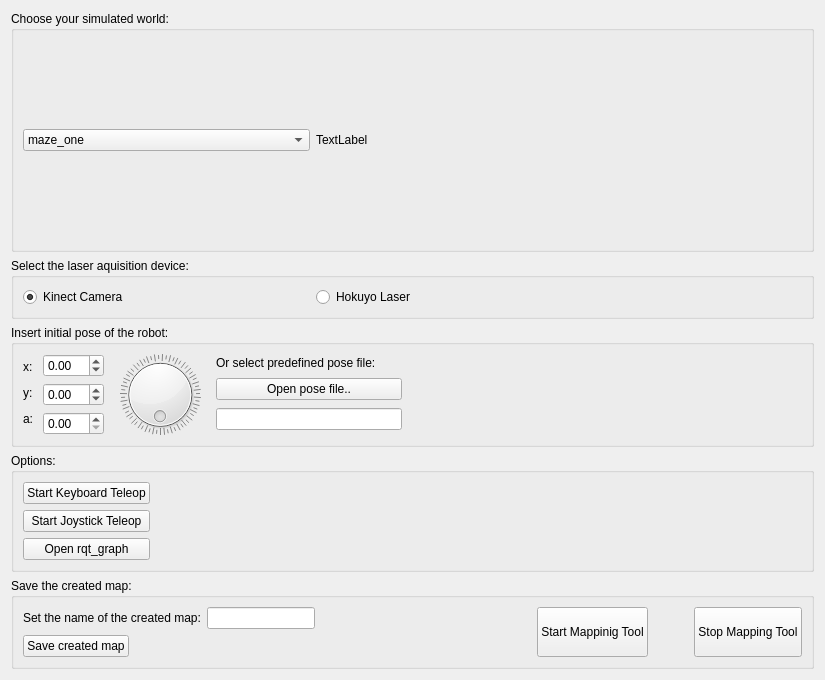
   <widget class="QWidget" name="tab_mapping">
    <attribute name="title">
     <string>Mapping</string>
    </attribute>
    <layout class="QVBoxLayout" name="verticalLayout_3">
     <item>
      <widget class="QGroupBox" name="groupBox_5">
       <property name="sizePolicy">
        <sizepolicy hsizetype="Minimum" vsizetype="Fixed">
         <horstretch>0</horstretch>
         <verstretch>0</verstretch>
        </sizepolicy>
       </property>
       <property name="title">
        <string>Choose your simulated world:</string>
       </property>
       <layout class="QHBoxLayout" name="horizontalLayout_4">
        <item>
         <layout class="QGridLayout" name="gridLayout">
          <item row="0" column="1">
           <widget class="QLabel" name="label_imageWorldsMapping">
            <property name="sizePolicy">
             <sizepolicy hsizetype="MinimumExpanding" vsizetype="MinimumExpanding">
              <horstretch>0</horstretch>
              <verstretch>0</verstretch>
             </sizepolicy>
            </property>
            <property name="text">
             <string>TextLabel</string>
            </property>
           </widget>
          </item>
          <item row="0" column="0">
           <widget class="QComboBox" name="comboBox_worldsMapping">
            <property name="sizePolicy">
             <sizepolicy hsizetype="MinimumExpanding" vsizetype="Fixed">
              <horstretch>0</horstretch>
              <verstretch>0</verstretch>
             </sizepolicy>
            </property>
            <property name="minimumSize">
             <size>
              <width>0</width>
              <height>0</height>
             </size>
            </property>
            <property name="baseSize">
             <size>
              <width>10</width>
              <height>0</height>
             </size>
            </property>
            <item>
             <property name="text">
              <string>maze_one</string>
             </property>
            </item>
            <item>
             <property name="text">
              <string>maze_two</string>
             </property>
            </item>
            <item>
             <property name="text">
              <string>maze_three</string>
             </property>
            </item>
            <item>
             <property name="text">
              <string>posts</string>
             </property>
            </item>
            <item>
             <property name="text">
              <string>posts_grouped</string>
             </property>
            </item>
            <item>
             <property name="text">
              <string>simple_world_static</string>
             </property>
            </item>
            <item>
             <property name="text">
              <string>simple_world_dynamic</string>
             </property>
            </item>
            <item>
             <property name="text">
              <string>test_one</string>
             </property>
            </item>
            <item>
             <property name="text">
              <string>test_two</string>
             </property>
            </item>
            <item>
             <property name="text">
              <string>test_three</string>
             </property>
            </item>
            <item>
             <property name="text">
              <string>test_four</string>
             </property>
            </item>
            <item>
             <property name="text">
              <string>utm_auro</string>
             </property>
            </item>
            <item>
             <property name="text">
              <string>utm_demo</string>
             </property>
            </item>
            <item>
             <property name="text">
              <string>utm_big</string>
             </property>
            </item>
           </widget>
          </item>
         </layout>
        </item>
        <item>
         <spacer name="horizontalSpacer">
          <property name="orientation">
           <enum>Qt::Horizontal</enum>
          </property>
          <property name="sizeType">
           <enum>QSizePolicy::Fixed</enum>
          </property>
          <property name="sizeHint" stdset="0">
           <size>
            <width>200</width>
            <height>200</height>
           </size>
          </property>
         </spacer>
        </item>
       </layout>
      </widget>
     </item>
     <item>
      <widget class="QGroupBox" name="groupBox_4">
       <property name="sizePolicy">
        <sizepolicy hsizetype="Minimum" vsizetype="Fixed">
         <horstretch>0</horstretch>
         <verstretch>0</verstretch>
        </sizepolicy>
       </property>
       <property name="title">
        <string>Select the laser aquisition device:</string>
       </property>
       <layout class="QGridLayout" name="gridLayout_3">
        <item row="0" column="0">
         <layout class="QHBoxLayout" name="horizontalLayout">
          <item>
           <widget class="QRadioButton" name="radioButton_kinectCameraMapping">
            <property name="text">
             <string>Kinect Camera</string>
            </property>
            <property name="checked">
             <bool>true</bool>
            </property>
           </widget>
          </item>
          <item>
           <widget class="QRadioButton" name="radioButton_hokuyoLaserMapping">
            <property name="text">
             <string>Hokuyo Laser</string>
            </property>
           </widget>
          </item>
         </layout>
        </item>
        <item row="0" column="1">
         <spacer name="horizontalSpacer_2">
          <property name="orientation">
           <enum>Qt::Horizontal</enum>
          </property>
          <property name="sizeType">
           <enum>QSizePolicy::Fixed</enum>
          </property>
          <property name="sizeHint" stdset="0">
           <size>
            <width>200</width>
            <height>20</height>
           </size>
          </property>
         </spacer>
        </item>
       </layout>
      </widget>
     </item>
     <item>
      <widget class="QGroupBox" name="groupBox_3">
       <property name="sizePolicy">
        <sizepolicy hsizetype="Minimum" vsizetype="Fixed">
         <horstretch>0</horstretch>
         <verstretch>0</verstretch>
        </sizepolicy>
       </property>
       <property name="title">
        <string>Insert initial pose of the robot:</string>
       </property>
       <layout class="QHBoxLayout" name="horizontalLayout_5">
        <item>
         <layout class="QHBoxLayout" name="horizontalLayout_8">
          <item>
           <layout class="QVBoxLayout" name="verticalLayout_18">
            <item>
             <widget class="QLabel" name="label_xPoseMapping">
              <property name="sizePolicy">
               <sizepolicy hsizetype="Minimum" vsizetype="Fixed">
                <horstretch>0</horstretch>
                <verstretch>0</verstretch>
               </sizepolicy>
              </property>
              <property name="text">
               <string>x:</string>
              </property>
             </widget>
            </item>
            <item>
             <widget class="QLabel" name="label_yPoseMapping">
              <property name="sizePolicy">
               <sizepolicy hsizetype="Minimum" vsizetype="Fixed">
                <horstretch>0</horstretch>
                <verstretch>0</verstretch>
               </sizepolicy>
              </property>
              <property name="text">
               <string>y:</string>
              </property>
             </widget>
            </item>
            <item>
             <widget class="QLabel" name="label_yawPoseMapping">
              <property name="sizePolicy">
               <sizepolicy hsizetype="Minimum" vsizetype="Fixed">
                <horstretch>0</horstretch>
                <verstretch>0</verstretch>
               </sizepolicy>
              </property>
              <property name="text">
               <string>a:</string>
              </property>
             </widget>
            </item>
           </layout>
          </item>
          <item>
           <layout class="QVBoxLayout" name="verticalLayout_4">
            <item>
             <widget class="QDoubleSpinBox" name="doubleSpinBox_xPoseMapping">
              <property name="minimum">
               <double>-50.000000000000000</double>
              </property>
             </widget>
            </item>
            <item>
             <widget class="QDoubleSpinBox" name="doubleSpinBox_yPoseMapping">
              <property name="minimum">
               <double>-50.000000000000000</double>
              </property>
             </widget>
            </item>
            <item>
             <widget class="QDoubleSpinBox" name="doubleSpinBox_yawPoseMapping">
              <property name="minimum">
               <double>0.000000000000000</double>
              </property>
              <property name="maximum">
               <double>3.140000000000000</double>
              </property>
              <property name="singleStep">
               <double>0.050000000000000</double>
              </property>
             </widget>
            </item>
           </layout>
          </item>
          <item>
           <widget class="QDial" name="dial_yawPoseMapping">
            <property name="maximum">
             <number>314</number>
            </property>
            <property name="orientation">
             <enum>Qt::Horizontal</enum>
            </property>
            <property name="invertedAppearance">
             <bool>false</bool>
            </property>
            <property name="invertedControls">
             <bool>false</bool>
            </property>
            <property name="wrapping">
             <bool>true</bool>
            </property>
            <property name="notchTarget">
             <double>5.000000000000000</double>
            </property>
            <property name="notchesVisible">
             <bool>true</bool>
            </property>
           </widget>
          </item>
         </layout>
        </item>
        <item>
         <layout class="QGridLayout" name="gridLayout_2">
          <item row="0" column="0">
           <widget class="QLabel" name="label_predefPoseMapping">
            <property name="sizePolicy">
             <sizepolicy hsizetype="Minimum" vsizetype="Fixed">
              <horstretch>0</horstretch>
              <verstretch>0</verstretch>
             </sizepolicy>
            </property>
            <property name="text">
             <string>Or select predefined pose file:</string>
            </property>
           </widget>
          </item>
          <item row="2" column="0">
           <widget class="QLineEdit" name="lineEdit_poseFileMapping">
            <property name="sizePolicy">
             <sizepolicy hsizetype="Minimum" vsizetype="Fixed">
              <horstretch>0</horstretch>
              <verstretch>0</verstretch>
             </sizepolicy>
            </property>
           </widget>
          </item>
          <item row="1" column="0">
           <widget class="QPushButton" name="pushButton_openPoseFileMapping">
            <property name="text">
             <string>Open pose file..</string>
            </property>
           </widget>
          </item>
         </layout>
        </item>
        <item>
         <spacer name="horizontalSpacer_3">
          <property name="orientation">
           <enum>Qt::Horizontal</enum>
          </property>
          <property name="sizeType">
           <enum>QSizePolicy::Fixed</enum>
          </property>
          <property name="sizeHint" stdset="0">
           <size>
            <width>400</width>
            <height>20</height>
           </size>
          </property>
         </spacer>
        </item>
       </layout>
      </widget>
     </item>
     <item>
      <widget class="QGroupBox" name="groupBox_10">
       <property name="title">
        <string>Options:</string>
       </property>
       <layout class="QHBoxLayout" name="horizontalLayout_22">
        <item>
         <layout class="QVBoxLayout" name="verticalLayout_2">
          <item>
           <widget class="QPushButton" name="pushButton_openTeleopMapping">
            <property name="text">
             <string>Start Keyboard Teleop</string>
            </property>
           </widget>
          </item>
          <item>
           <widget class="QPushButton" name="pushButton_openJoyTeleop">
            <property name="text">
             <string>Start Joystick Teleop</string>
            </property>
           </widget>
          </item>
          <item>
           <widget class="QPushButton" name="pushButton_openRqtGraphMapping">
            <property name="text">
             <string>Open rqt_graph</string>
            </property>
           </widget>
          </item>
         </layout>
        </item>
        <item>
         <spacer name="horizontalSpacer_12">
          <property name="orientation">
           <enum>Qt::Horizontal</enum>
          </property>
          <property name="sizeHint" stdset="0">
           <size>
            <width>652</width>
            <height>17</height>
           </size>
          </property>
         </spacer>
        </item>
       </layout>
      </widget>
     </item>
     <item>
      <widget class="QGroupBox" name="groupBox">
       <property name="sizePolicy">
        <sizepolicy hsizetype="Minimum" vsizetype="Fixed">
         <horstretch>0</horstretch>
         <verstretch>0</verstretch>
        </sizepolicy>
       </property>
       <property name="title">
        <string>Save the created map:</string>
       </property>
       <layout class="QHBoxLayout" name="horizontalLayout_6">
        <item>
         <layout class="QFormLayout" name="formLayout">
          <item row="0" column="0">
           <layout class="QHBoxLayout" name="horizontalLayout_3">
            <item>
             <widget class="QLabel" name="label_saveMap">
              <property name="text">
               <string>Set the name of the created map:</string>
              </property>
             </widget>
            </item>
            <item>
             <widget class="QLineEdit" name="lineEdit_CreatedMapName">
              <property name="text">
               <string/>
              </property>
             </widget>
            </item>
           </layout>
          </item>
          <item row="1" column="0">
           <widget class="QPushButton" name="pushButton_saveMap">
            <property name="text">
             <string>Save created map</string>
            </property>
           </widget>
          </item>
         </layout>
        </item>
        <item>
         <spacer name="horizontalSpacer_4">
          <property name="orientation">
           <enum>Qt::Horizontal</enum>
          </property>
          <property name="sizeType">
           <enum>QSizePolicy::Expanding</enum>
          </property>
          <property name="sizeHint" stdset="0">
           <size>
            <width>40</width>
            <height>20</height>
           </size>
          </property>
         </spacer>
        </item>
        <item>
         <layout class="QHBoxLayout" name="horizontalLayout_2">
          <property name="sizeConstraint">
           <enum>QLayout::SetNoConstraint</enum>
          </property>
          <item>
           <widget class="QPushButton" name="pushButton_startMappingTool">
            <property name="sizePolicy">
             <sizepolicy hsizetype="Minimum" vsizetype="Expanding">
              <horstretch>0</horstretch>
              <verstretch>0</verstretch>
             </sizepolicy>
            </property>
            <property name="text">
             <string>Start Mappinig Tool</string>
            </property>
           </widget>
          </item>
          <item>
           <spacer name="horizontalSpacer_5">
            <property name="orientation">
             <enum>Qt::Horizontal</enum>
            </property>
            <property name="sizeType">
             <enum>QSizePolicy::Fixed</enum>
            </property>
            <property name="sizeHint" stdset="0">
             <size>
              <width>40</width>
              <height>20</height>
             </size>
            </property>
           </spacer>
          </item>
          <item>
           <widget class="QPushButton" name="pushButton_stopMappingTool">
            <property name="sizePolicy">
             <sizepolicy hsizetype="Fixed" vsizetype="Expanding">
              <horstretch>0</horstretch>
              <verstretch>0</verstretch>
             </sizepolicy>
            </property>
            <property name="text">
             <string>Stop Mapping Tool</string>
            </property>
            <property name="iconSize">
             <size>
              <width>16</width>
              <height>16</height>
             </size>
            </property>
           </widget>
          </item>
         </layout>
        </item>
       </layout>
      </widget>
     </item>
    </layout>
   </widget>
